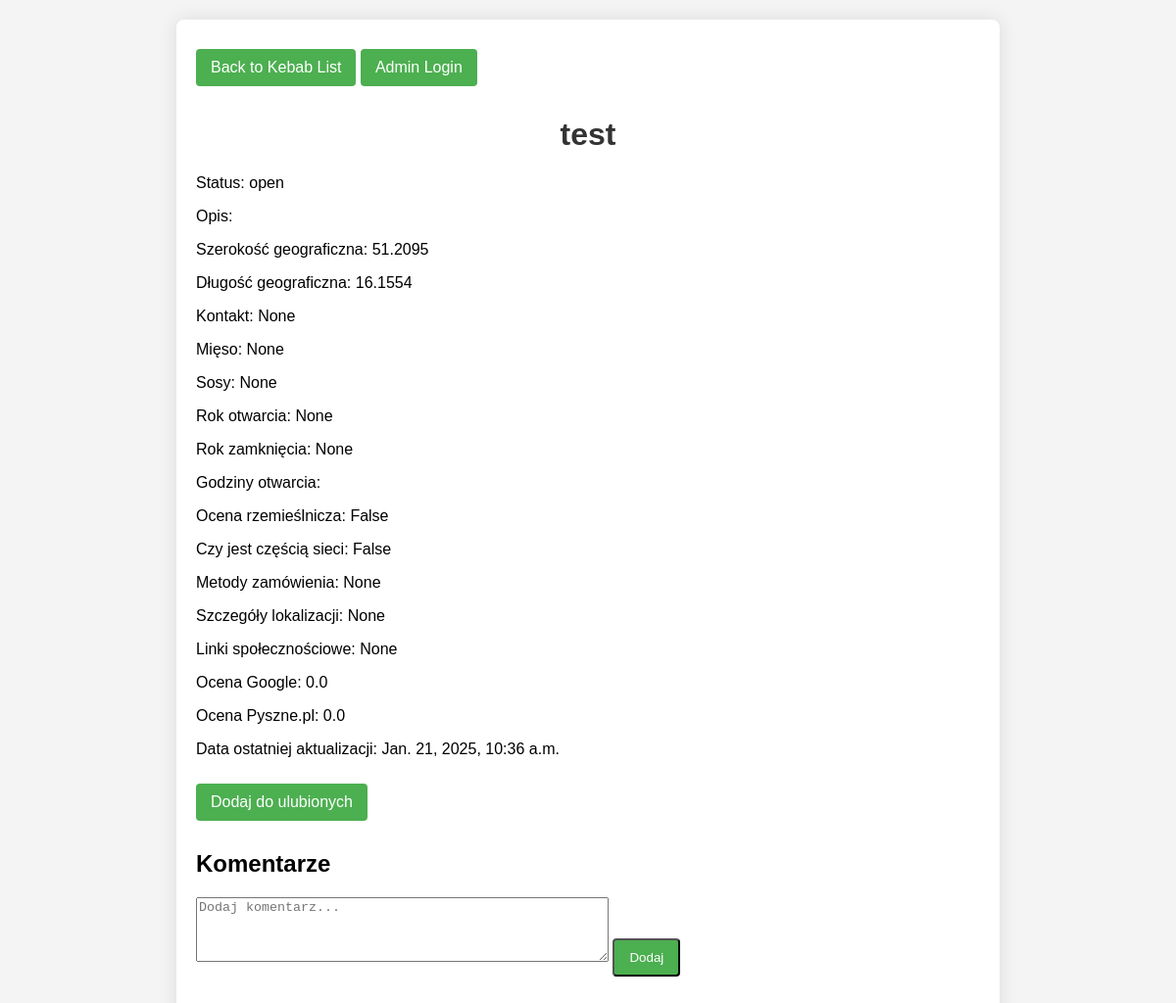
Screenshot of /panel/kebabs/1/ (signed in) with the database file from the repository.
### api/models.py (models this page shows, shortened)
class Kebab(models.Model):
    name = models.CharField(max_length=255)
    description = models.TextField()
    latitude = models.FloatField()
    longitude = models.FloatField()
    contact = models.CharField(max_length=20, blank=True, null=True)
    meats = models.TextField(blank=True, null=True)
    sauces = models.TextField(blank=True, null=True)
    STATUS_CHOICES = [
    ('open', 'Open'),
    ('closed', 'Closed'),
    ('planned', 'Planned')
]
    status = models.CharField(
    max_length=50,
    choices=STATUS_CHOICES
)
    opening_year = models.IntegerField(blank=True, null=True)
    closing_year = models.IntegerField(blank=True, null=True)
    craft_rating = models.BooleanField(default=False)
    in_chain = models.BooleanField(default=False)
    order_methods = models.TextField(blank=True, null=True)
    location_details = models.TextField(blank=True, null=True)
    social_links = models.JSONField(blank=True, null=True)
    logo = models.ImageField(blank=True, null=True)
    contact = models.CharField(max_length=50, blank=True, null=True)
    google_rating = models.FloatField(blank=True, null=True)
    google_reviews_count = models.IntegerField(blank=True, null=True)
    pyszne_rating = models.FloatField(blank=True, null=True)
    pyszne_reviews_count = models.IntegerField(blank=True, null=True)
    pyszne_url = models.URLField(blank=True, null=True)
    last_updated = models.DateTimeField(default=now)

### panel/views.py (the view)
# urls.py: path('kebabs/<int:pk>/', kebab_detail, name='kebab_detail'),
@login_required(login_url='/panel/login')
def kebab_detail(request, pk):
    kebab = get_object_or_404(Kebab, pk=pk)
    previous_kebab = Kebab.objects.filter(pk__lt=pk).order_by('-pk').first()
    next_kebab = Kebab.objects.filter(pk__gt=pk).order_by('pk').first()
    return render(request, 'kebab_detail.html', {'kebab': kebab, 'previous': previous_kebab, 'next': next_kebab})

### panel/templates/kebab_detail.html (shortened to what this page needs)
<!DOCTYPE html>
<html lang="pl">
<head>
    <link rel="stylesheet" href="https://cdnjs.cloudflare.com/ajax/libs/font-awesome/6.0.0-beta3/css/all.min.css">
</head>
<body>
    <div class="container">
        <a href="{% url 'kebab_list' %}" class="button">Back to Kebab List</a>
        <a href="/panel/admin/api" class="button">Admin Login</a>
        <h1>{{ kebab.name }}</h1>
        <p>Status: {{ kebab.status }}</p>
        <p>Opis: {{ kebab.description }}</p>
        <p>Szerokość geograficzna: {{ kebab.latitude }}</p>
        <p>Długość geograficzna: {{ kebab.longitude }}</p>
        <p>Kontakt: {{ kebab.contact }}</p>
        <p>Mięso: {{ kebab.meats }}</p>
        <p>Sosy: {{ kebab.sauces }}</p>
        <p>Rok otwarcia: {{ kebab.opening_year }}</p>
        <p>Rok zamknięcia: {{ kebab.closing_year }}</p>
        <p>Godziny otwarcia:</p>
        <p>Ocena rzemieślnicza: {{ kebab.craft_rating }}</p>
        <p>Czy jest częścią sieci: {{ kebab.in_chain }}</p>
        <p>Metody zamówienia: {{ kebab.order_methods }}</p>
        <p>Szczegóły lokalizacji: {{ kebab.location_details }}</p>
        <p>Linki społecznościowe: {{ kebab.social_links }}</p>
        <p>Ocena Google: {{ kebab.google_rating }}</p>
        <p>Ocena Pyszne.pl: {{ kebab.pyszne_rating }}</p>
        <p>Data ostatniej aktualizacji: {{ kebab.last_updated }}</p>
        {% if user.is_authenticated %}
        {% if is_favorite %}
        <a href="{% url 'remove_favorite' kebab.id %}" class="button">Usuń z ulubionych</a>
        {% else %}
        <a href="{% url 'add_favorite' kebab.id %}" class="button">Dodaj do ulubionych</a>
        {% endif %}
        {% endif %}
        <div class="comments">
            <h2>Komentarze</h2>
            {% if user.is_authenticated %}
            <form id="comment-form" method="post" action="{% url 'add_user_comment' kebab.id %}">
                <textarea name="text" rows="4" cols="50" placeholder="Dodaj komentarz..."></textarea>
                <button type="submit" class="button">Dodaj</button>
            </form>
            {% else %}
            <p>Zaloguj się, aby dodać komentarz.</p>
            {% endif %}
        </div>
    </div>
</body>
</html>

### panel/templates/kebab_detail.html (style rules this page uses)
body { font-family: Arial, sans-serif; background-color: #f4f4f4; margin: 0; padding: 20px; }
h1 { text-align: center; color: #333; }
.container { max-width: 800px; margin: auto; background: white; padding: 20px; border-radius: 8px; box-shadow: 0 0 20px rgba(0, 0, 0, 0.1); }
.button { display: inline-block; margin: 10px 0; padding: 10px 15px; background-color: #4CAF50; color: white; text-decoration: none; border-radius: 4px; }
.comments { margin-top: 20px; }

### rows the page displays
Kebab: name "test", status "open", latitude "51.2095", longitude "16.1554", contact "None", meats "None", sauces "None", opening_year "None", closing_year "None", craft_rating "False", in_chain "False", order_methods "None", location_details "None", social_links "None", google_rating "0.0", pyszne_rating "0.0", last_updated "Jan. 21, 2025, 10:36 a.m."
